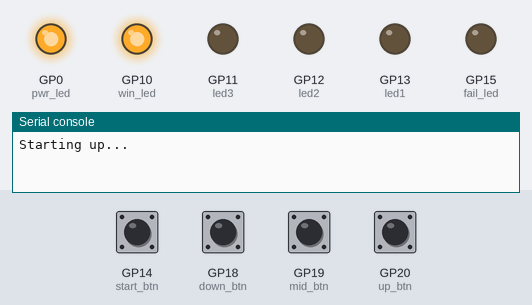
The program below on a simulated Raspberry Pi Pico running MicroPython. Shown: output pins drawn as LEDs (lit = HIGH), the last lines printed to the serial console. The inputs (shaded band) are chosen by the test bench; at power-on: GP14 (start_btn), GP18 (down_btn), GP19 (mid_btn), GP20 (up_btn) HIGH. Random numbers come from a fixed seed.

Above: at 1.2 s.
1.3 s: GP14 (start_btn) pulled LOW for 0.15 s
At 2.6 s:
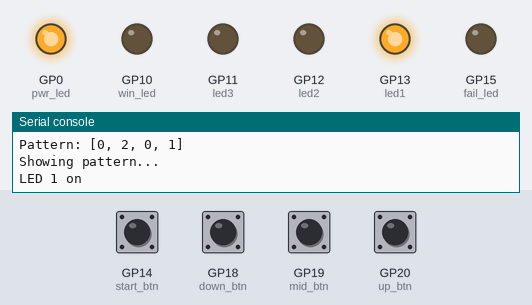
At 3.9 s:
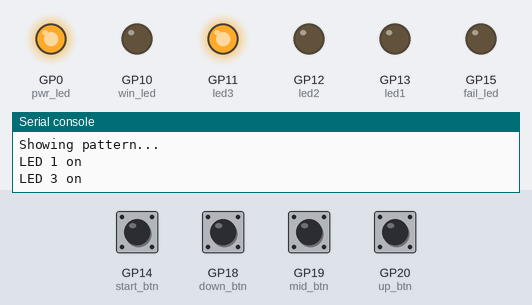
4.4 s: GP14 (start_btn) driven LOW and GP18 (down_btn) driven LOW
7.4 s: GP18 (down_btn) pulsed HIGH 5 times (0.12 s each, 0.3 s apart)
At 8.7 s:
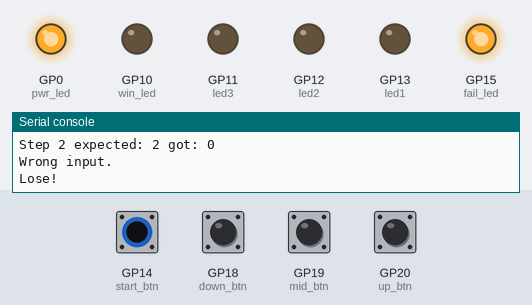
Timing chart, 0 to 16.4 s (numbered marks = the images above; inputs shaded):
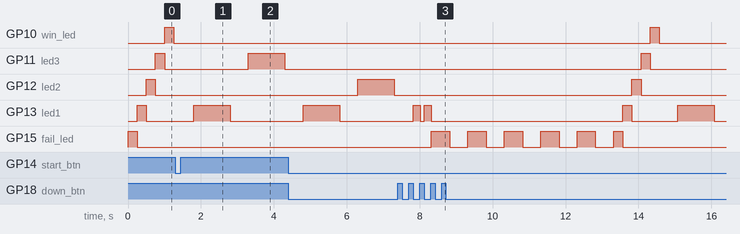

The program:

main.py
```python
from machine import Pin
import time
import urandom

start_btn = Pin(14, Pin.IN, Pin.PULL_UP)
reset_btn = Pin(22, Pin.IN, Pin.PULL_UP)
down_btn = Pin(18, Pin.IN, Pin.PULL_UP)
mid_btn = Pin(19, Pin.IN, Pin.PULL_UP)
up_btn = Pin(20, Pin.IN, Pin.PULL_UP)

fail_led = Pin(15, Pin.OUT)
led1 = Pin(13, Pin.OUT)
led2 = Pin(12, Pin.OUT)
led3 = Pin(11, Pin.OUT)
win_led = Pin(10, Pin.OUT)
pwr_led = Pin(0, Pin.OUT)
pwr_led.value(1)

step_leds = [fail_led, led1, led2, led3, win_led]
game_leds = [led1, led2, led3]
game_btns = [down_btn, mid_btn, up_btn]

MIN_STEPS = 4
MAX_EXTRA = 5

def startup_seq():
    print("Starting up...")
    for led in step_leds:
        led.value(1)
        time.sleep(0.25)
        led.value(0)
    print("Startup complete.")

def clear_leds():
    for led in step_leds:
        led.value(0)

def choose_steps():
    extra = 0
    print("Select steps: Down/Up to adjust, Start to confirm.")
    while True:
        for i, led in enumerate(step_leds):
            led.value(1 if i < extra else 0)
        if reset_btn.value() == 0:
            print("Reset during step selection.")
            time.sleep(0.2)
            return -1
        if down_btn.value() == 0 and extra > 0:
            extra -= 1
            print("Steps:", MIN_STEPS + extra)
            time.sleep(0.2)
        if up_btn.value() == 0 and extra < MAX_EXTRA:
            extra += 1
            print("Steps:", MIN_STEPS + extra)
            time.sleep(0.2)
        if start_btn.value() == 0:
            print("Game starting with", MIN_STEPS + extra, "steps.")
            time.sleep(0.5)
            return MIN_STEPS + extra

def gen_pattern(n):
    p = [urandom.randint(0, 2) for _ in range(n)]
    print("Pattern:", p)
    return p

def show_pattern(p):
    print("Showing pattern...")
    for index in p:
        print("LED", index + 1, "on")
        game_leds[index].value(1)
        time.sleep(1)
        game_leds[index].value(0)
        time.sleep(0.5)
    print("Pattern done.")

def player_input(p):
    print("Your turn...")
    step = 0
    while step < len(p):
        if reset_btn.value() == 0:
            print("Reset during input.")
            return -1
        for i, btn in enumerate(game_btns):
            if btn.value() == 0:
                print("Step", step + 1, "expected:", p[step], "got:", i)
                game_leds[i].value(1)
                time.sleep(0.2)
                game_leds[i].value(0)
                while btn.value() == 0:
                    time.sleep(0.05)
                if i == p[step]:
                    step += 1
                else:
                    print("Wrong input.")
                    return False
    return True

while True:
    startup_seq()
    steps = choose_steps()
    if steps == -1:
        continue
    clear_leds()
    pattern = gen_pattern(steps)
    show_pattern(pattern)
    res = player_input(pattern)
    if res == -1:
        continue
    if res:
        print("Win!")
        for _ in range(5):
            win_led.value(1)
            time.sleep(0.5)
            win_led.value(0)
            time.sleep(0.5)
    else:
        print("Lose!")
        for _ in range(5):
            fail_led.value(1)
            time.sleep(0.5)
            fail_led.value(0)
            time.sleep(0.5)
```

Measured:
- after the input at 1.3 s, GP11 (led3): LOW → HIGH after 2.0 s, → LOW 1.0 s later; GP13 (led1): LOW → HIGH after 0.50 s, → LOW 1.0 s later
- after the input at 7.4 s, GP10 (win_led): LOW → HIGH after 6.9 s, → LOW 0.25 s later; GP11 (led3): LOW → HIGH after 6.7 s, → LOW 0.25 s later; GP12 (led2): LOW → HIGH after 6.4 s, → LOW 0.25 s later; GP15 (fail_led): goes 5 × (HIGH 0.50 s, LOW 0.50 s), HIGH 0.25 s, then LOW, starting after 0.92 s
